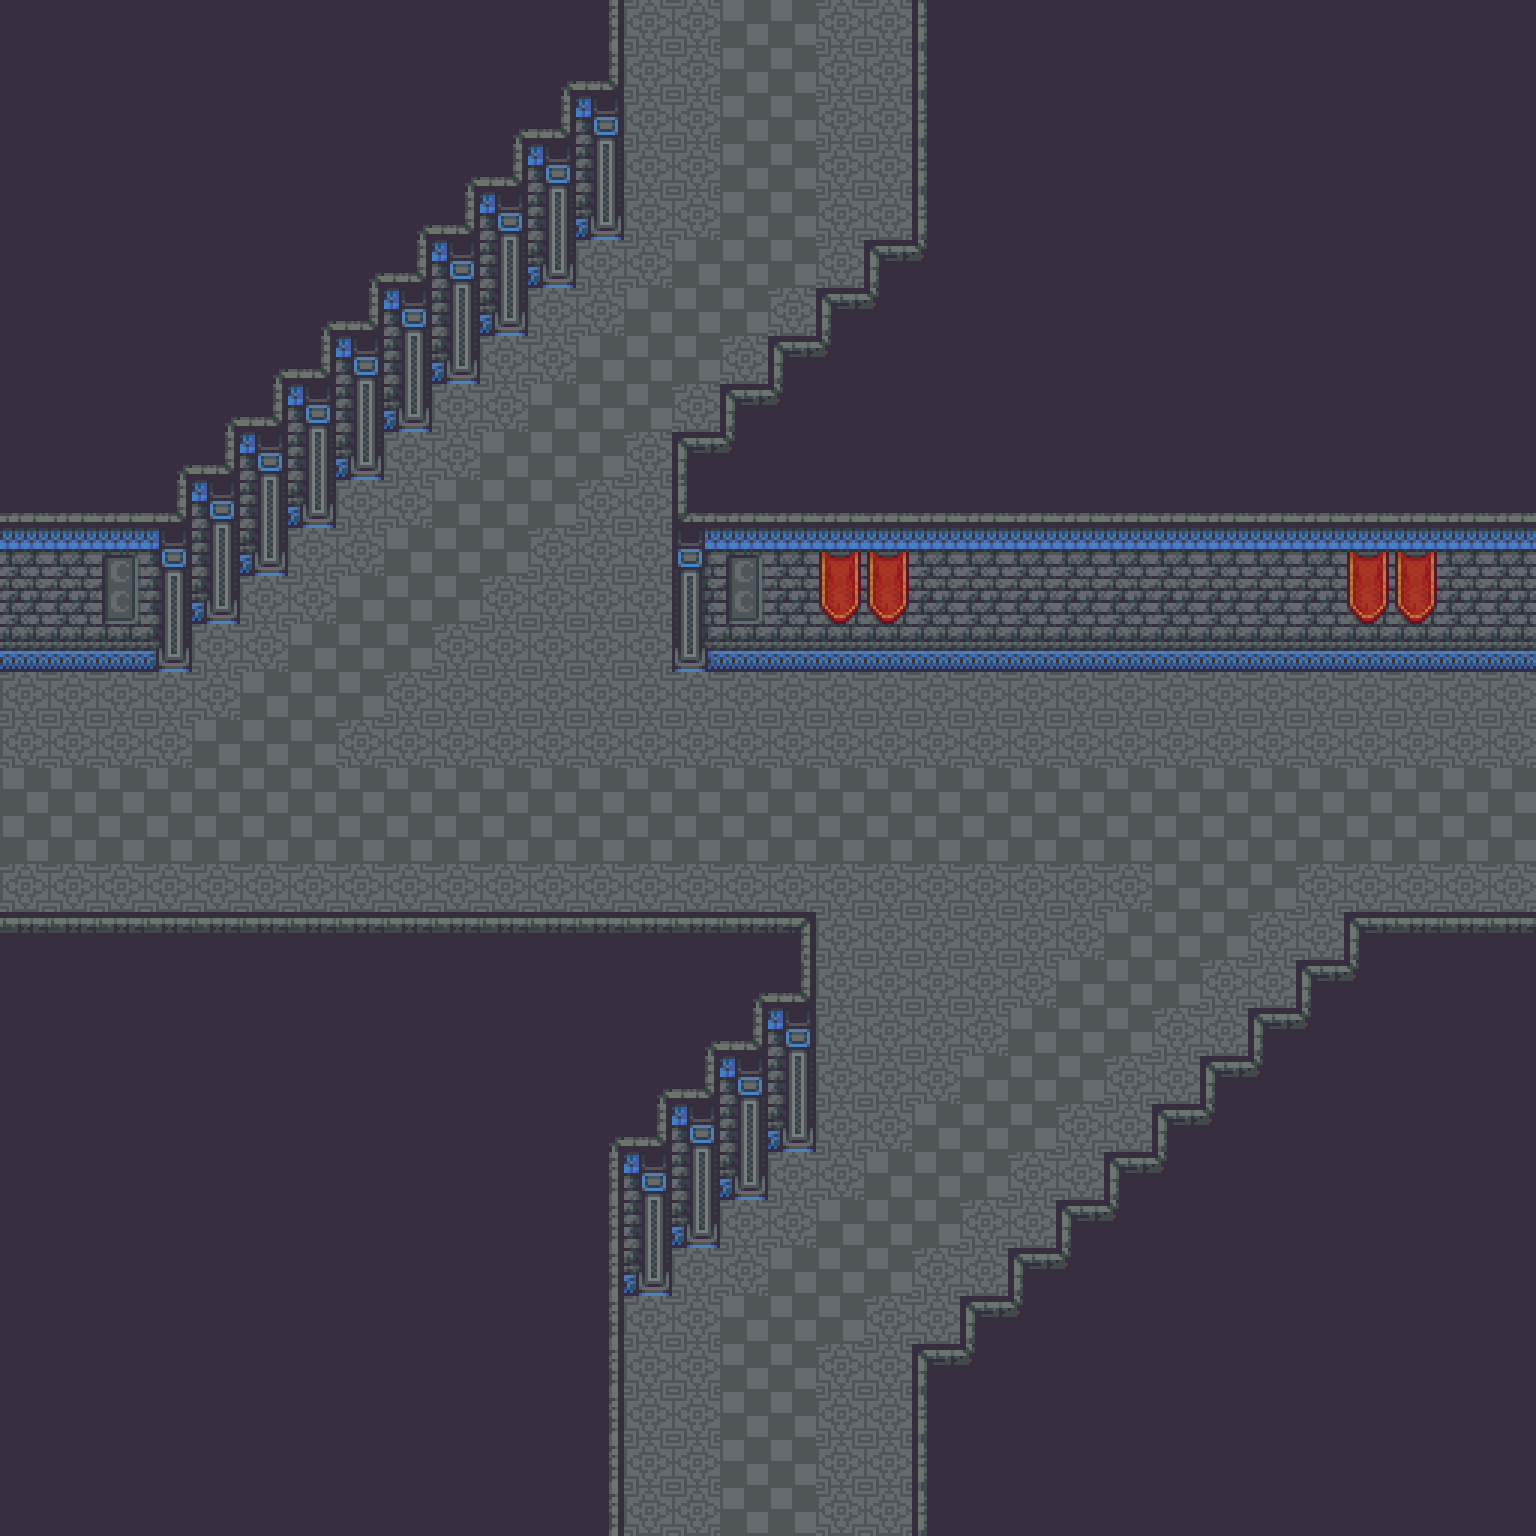

Below is a game level as drawn by its tile map, then a one-line description and the .tmx that defines it (tile-layer data replaced by summaries):
An orthogonal 32x32 tile map with 48x48 px tiles, 2 tile layers (Ground, Furnishing) and 2 objects.

<map version="1.5" tiledversion="1.7.2" orientation="orthogonal" renderorder="right-down" width="32" height="32" tilewidth="48" tileheight="48" infinite="0" nextlayerid="4" nextobjectid="3">
 <tileset firstgid="1" source="Castle.tsx" />
 <layer id="2" name="Ground" width="32" height="32">
  <data>[1024 cells, 1024 non-empty, 2 distinct tile ids]</data>
 </layer>
 <layer id="1" name="Furnishing" width="32" height="32">
  <data>[1024 cells, 673 non-empty, 26 distinct tile ids]</data>
 </layer>
 <objectgroup id="3" name="Props">
  <object id="1" gid="235" x="336" y="576" width="48" height="48">
   <properties>
    <property name="I" value="[ChestSpawn]" />
   </properties>
  </object>
  <object id="2" gid="235" x="1152" y="1056" width="48" height="48">
   <properties>
    <property name="I" value="[ChestSpawn]" />
   </properties>
  </object>
 </objectgroup>
</map>
